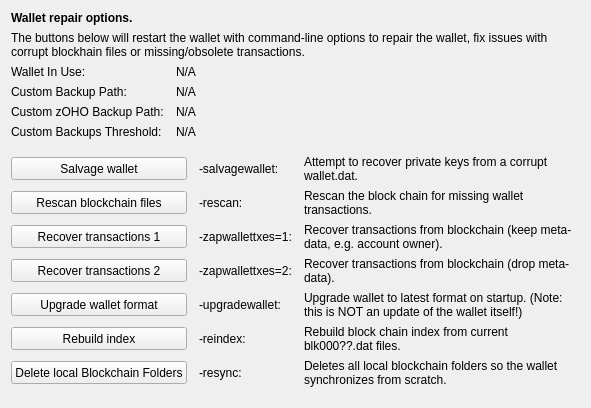
     <widget class="QWidget" name="tab_repair">
      <attribute name="title">
       <string>&amp;Wallet Repair</string>
      </attribute>
      <layout class="QGridLayout" name="gridLayout_4" columnstretch="0,0,0,0">
       <property name="horizontalSpacing">
        <number>12</number>
       </property>
       <item row="0" column="0" colspan="4">
        <widget class="QLabel" name="label_repair_header">
         <property name="font">
          <font>
           <weight>75</weight>
           <bold>true</bold>
          </font>
         </property>
         <property name="text">
          <string>Wallet repair options.</string>
         </property>
        </widget>
       </item>
       <item row="1" column="0" colspan="4">
        <widget class="QLabel" name="label_repair_helptext">
         <property name="font">
          <font>
           <weight>50</weight>
           <bold>false</bold>
          </font>
         </property>
         <property name="text">
          <string>The buttons below will restart the wallet with command-line options to repair the wallet, fix issues with corrupt blockhain files or missing/obsolete transactions.</string>
         </property>
         <property name="wordWrap">
          <bool>true</bool>
         </property>
        </widget>
       </item>
       <item row="2" column="0">
        <widget class="QLabel" name="wallet_path_label">
         <property name="text">
          <string>Wallet In Use:</string>
         </property>
        </widget>
       </item>
       <item row="2" column="1" colspan="3">
        <widget class="QLabel" name="wallet_path">
         <property name="cursor">
          <cursorShape>IBeamCursor</cursorShape>
         </property>
         <property name="text">
          <string>N/A</string>
         </property>
         <property name="textFormat">
          <enum>Qt::PlainText</enum>
         </property>
         <property name="textInteractionFlags">
          <set>Qt::LinksAccessibleByMouse|Qt::TextSelectableByKeyboard|Qt::TextSelectableByMouse</set>
         </property>
        </widget>
       </item>
       <item row="3" column="0">
        <widget class="QLabel" name="wallet_custombackuppath_label">
         <property name="visible">
          <bool>false</bool>
         </property>
         <property name="text">
          <string>Custom Backup Path:</string>
         </property>
        </widget>
       </item>
       <item row="3" column="1" colspan="3">
        <widget class="QLabel" name="wallet_custombackuppath">
         <property name="cursor">
          <cursorShape>IBeamCursor</cursorShape>
         </property>
         <property name="visible">
          <bool>false</bool>
         </property>
         <property name="text">
          <string>N/A</string>
         </property>
         <property name="textFormat">
          <enum>Qt::PlainText</enum>
         </property>
         <property name="textInteractionFlags">
          <set>Qt::LinksAccessibleByMouse|Qt::TextSelectableByKeyboard|Qt::TextSelectableByMouse</set>
         </property>
        </widget>
       </item>
       <item row="4" column="0">
        <widget class="QLabel" name="wallet_customzohobackuppath_label">
         <property name="visible">
          <bool>false</bool>
         </property>
         <property name="text">
          <string>Custom zOHO Backup Path:</string>
         </property>
        </widget>
       </item>
       <item row="4" column="1" colspan="3">
        <widget class="QLabel" name="wallet_customzohobackuppath">
         <property name="cursor">
          <cursorShape>IBeamCursor</cursorShape>
         </property>
         <property name="visible">
          <bool>false</bool>
         </property>
         <property name="text">
          <string>N/A</string>
         </property>
         <property name="textFormat">
          <enum>Qt::PlainText</enum>
         </property>
         <property name="textInteractionFlags">
          <set>Qt::LinksAccessibleByMouse|Qt::TextSelectableByKeyboard|Qt::TextSelectableByMouse</set>
         </property>
        </widget>
       </item>
       <item row="5" column="0">
        <widget class="QLabel" name="wallet_custombackupthreshold_label">
         <property name="visible">
          <bool>false</bool>
         </property>
         <property name="text">
          <string>Custom Backups Threshold:</string>
         </property>
        </widget>
       </item>
       <item row="5" column="1" colspan="3">
        <widget class="QLabel" name="wallet_custombackupthreshold">
         <property name="cursor">
          <cursorShape>IBeamCursor</cursorShape>
         </property>
         <property name="visible">
          <bool>false</bool>
         </property>
         <property name="text">
          <string>N/A</string>
         </property>
         <property name="textFormat">
          <enum>Qt::PlainText</enum>
         </property>
         <property name="textInteractionFlags">
          <set>Qt::LinksAccessibleByMouse|Qt::TextSelectableByKeyboard|Qt::TextSelectableByMouse</set>
         </property>
        </widget>
       </item>
       <item row="6" column="0">
        <spacer name="verticalSpacer_repair1">
         <property name="orientation">
          <enum>Qt::Vertical</enum>
         </property>
         <property name="sizeHint" stdset="0">
          <size>
           <width>10</width>
           <height>10</height>
          </size>
         </property>
        </spacer>
       </item>
       <item row="7" column="0" colspan="2">
        <widget class="QPushButton" name="btn_salvagewallet">
         <property name="minimumSize">
          <size>
           <width>100</width>
           <height>23</height>
          </size>
         </property>
         <property name="text">
          <string>Salvage wallet</string>
         </property>
        </widget>
       </item>
       <item row="7" column="2">
        <widget class="QLabel" name="label_repair_salvage_command">
         <property name="text">
          <string notr="true">-salvagewallet:</string>
         </property>
        </widget>
       </item>
       <item row="7" column="3">
        <widget class="QLabel" name="label_repair_salvage">
         <property name="text">
          <string>Attempt to recover private keys from a corrupt wallet.dat.</string>
         </property>
         <property name="wordWrap">
          <bool>true</bool>
         </property>
        </widget>
       </item>
       <item row="8" column="0" colspan="2">
        <widget class="QPushButton" name="btn_rescan">
         <property name="minimumSize">
          <size>
           <width>100</width>
           <height>23</height>
          </size>
         </property>
         <property name="text">
          <string>Rescan blockchain files</string>
         </property>
        </widget>
       </item>
       <item row="8" column="2">
        <widget class="QLabel" name="label_repair_rescan_command">
         <property name="text">
          <string notr="true">-rescan:</string>
         </property>
        </widget>
       </item>
       <item row="8" column="3">
        <widget class="QLabel" name="label_repair_rescan">
         <property name="text">
          <string>Rescan the block chain for missing wallet transactions.</string>
         </property>
         <property name="wordWrap">
          <bool>true</bool>
         </property>
        </widget>
       </item>
       <item row="9" column="0" colspan="2">
        <widget class="QPushButton" name="btn_zapwallettxes1">
         <property name="minimumSize">
          <size>
           <width>100</width>
           <height>23</height>
          </size>
         </property>
         <property name="text">
          <string>Recover transactions 1</string>
         </property>
        </widget>
       </item>
       <item row="9" column="2">
        <widget class="QLabel" name="label_repair_zap1_command">
         <property name="text">
          <string notr="true">-zapwallettxes=1:</string>
         </property>
        </widget>
       </item>
       <item row="9" column="3">
        <widget class="QLabel" name="label_repair_zap1">
         <property name="text">
          <string>Recover transactions from blockchain (keep meta-data, e.g. account owner).</string>
         </property>
         <property name="wordWrap">
          <bool>true</bool>
         </property>
        </widget>
       </item>
       <item row="10" column="0" colspan="2">
        <widget class="QPushButton" name="btn_zapwallettxes2">
         <property name="minimumSize">
          <size>
           <width>100</width>
           <height>23</height>
          </size>
         </property>
         <property name="text">
          <string>Recover transactions 2</string>
         </property>
        </widget>
       </item>
       <item row="10" column="2">
        <widget class="QLabel" name="label_repair_zap2_command">
         <property name="text">
          <string notr="true">-zapwallettxes=2:</string>
         </property>
        </widget>
       </item>
       <item row="10" column="3">
        <widget class="QLabel" name="label_repair_zap2">
         <property name="text">
          <string>Recover transactions from blockchain (drop meta-data).</string>
         </property>
         <property name="wordWrap">
          <bool>true</bool>
         </property>
        </widget>
       </item>
       <item row="11" column="0" colspan="2">
        <widget class="QPushButton" name="btn_upgradewallet">
         <property name="minimumSize">
          <size>
           <width>100</width>
           <height>23</height>
          </size>
         </property>
         <property name="text">
          <string>Upgrade wallet format</string>
         </property>
        </widget>
       </item>
       <item row="11" column="2">
        <widget class="QLabel" name="label_repair_upgrade_command">
         <property name="text">
          <string notr="true">-upgradewallet:</string>
         </property>
        </widget>
       </item>
       <item row="11" column="3">
        <widget class="QLabel" name="label_repair_upgrade">
         <property name="text">
          <string>Upgrade wallet to latest format on startup. (Note: this is NOT an update of the wallet itself!)</string>
         </property>
         <property name="wordWrap">
          <bool>true</bool>
         </property>
        </widget>
       </item>
       <item row="12" column="0" colspan="2">
        <widget class="QPushButton" name="btn_reindex">
         <property name="minimumSize">
          <size>
           <width>100</width>
           <height>23</height>
          </size>
         </property>
         <property name="text">
          <string>Rebuild index</string>
         </property>
        </widget>
       </item>
       <item row="12" column="2">
        <widget class="QLabel" name="label_repair_reindex_command">
         <property name="text">
          <string notr="true">-reindex:</string>
         </property>
        </widget>
       </item>
       <item row="12" column="3">
        <widget class="QLabel" name="label_repair_reindex">
         <property name="text">
          <string>Rebuild block chain index from current blk000??.dat files.</string>
         </property>
         <property name="wordWrap">
          <bool>true</bool>
         </property>
        </widget>
       </item>
       <item row="13" column="0" colspan="2">
        <widget class="QPushButton" name="btn_resync">
         <property name="minimumSize">
          <size>
           <width>100</width>
           <height>23</height>
          </size>
         </property>
         <property name="text">
          <string>Delete local Blockchain Folders</string>
         </property>
        </widget>
       </item>
       <item row="13" column="2">
        <widget class="QLabel" name="label_repair_resync_command">
         <property name="text">
          <string>-resync:</string>
         </property>
        </widget>
       </item>
       <item row="13" column="3">
        <widget class="QLabel" name="label_repair_resync">
         <property name="text">
          <string>Deletes all local blockchain folders so the wallet synchronizes from scratch.</string>
         </property>
         <property name="wordWrap">
          <bool>true</bool>
         </property>
        </widget>
       </item>
       <item row="14" column="0">
        <spacer name="verticalSpacer_repair2">
         <property name="orientation">
          <enum>Qt::Vertical</enum>
         </property>
         <property name="sizeHint" stdset="0">
          <size>
           <width>20</width>
           <height>10</height>
          </size>
         </property>
        </spacer>
       </item>
      </layout>
     </widget>
